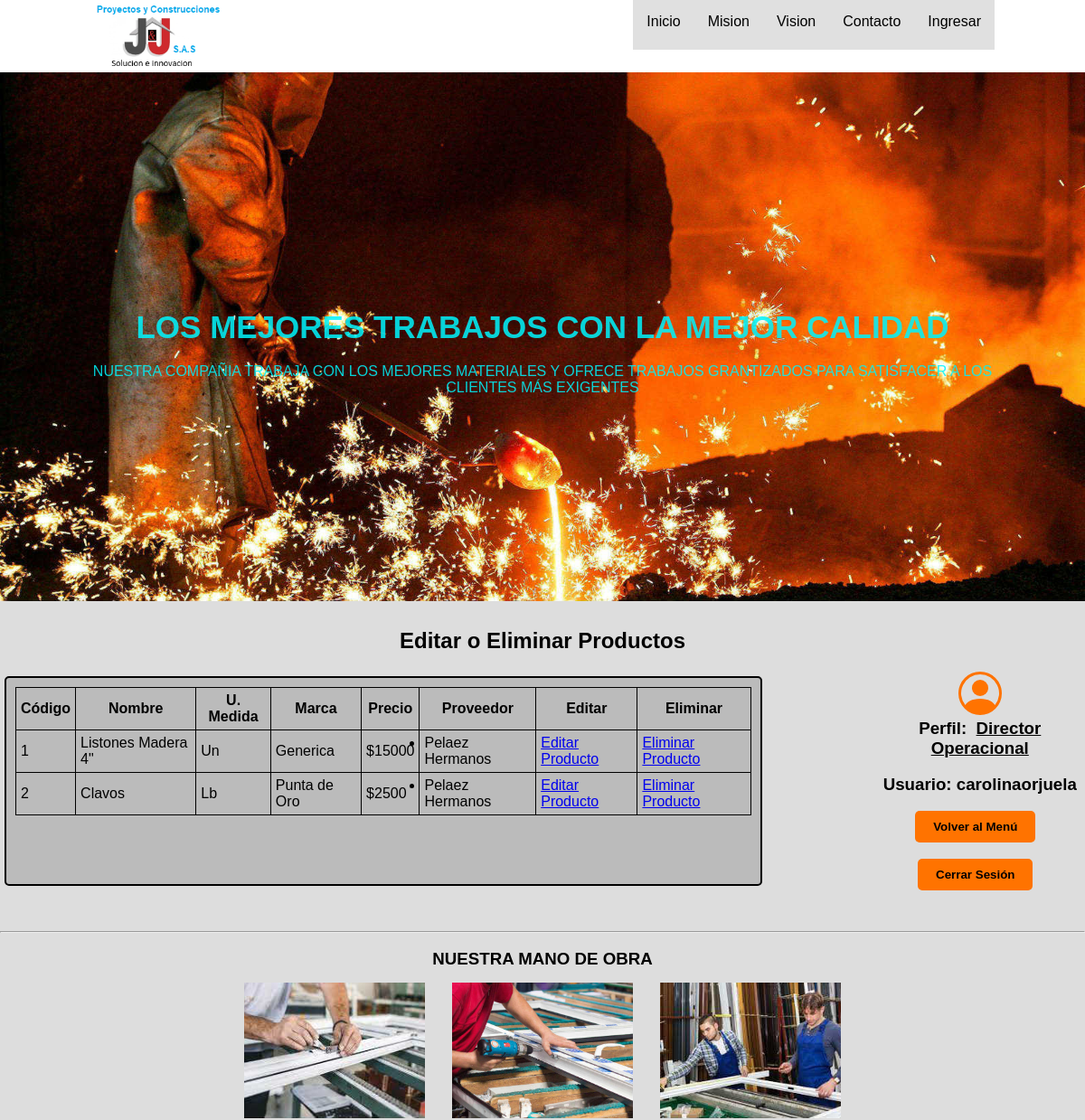
/operaciones/eliminarproducto (signed in, upper part), run on an earlier commit of the app's database.
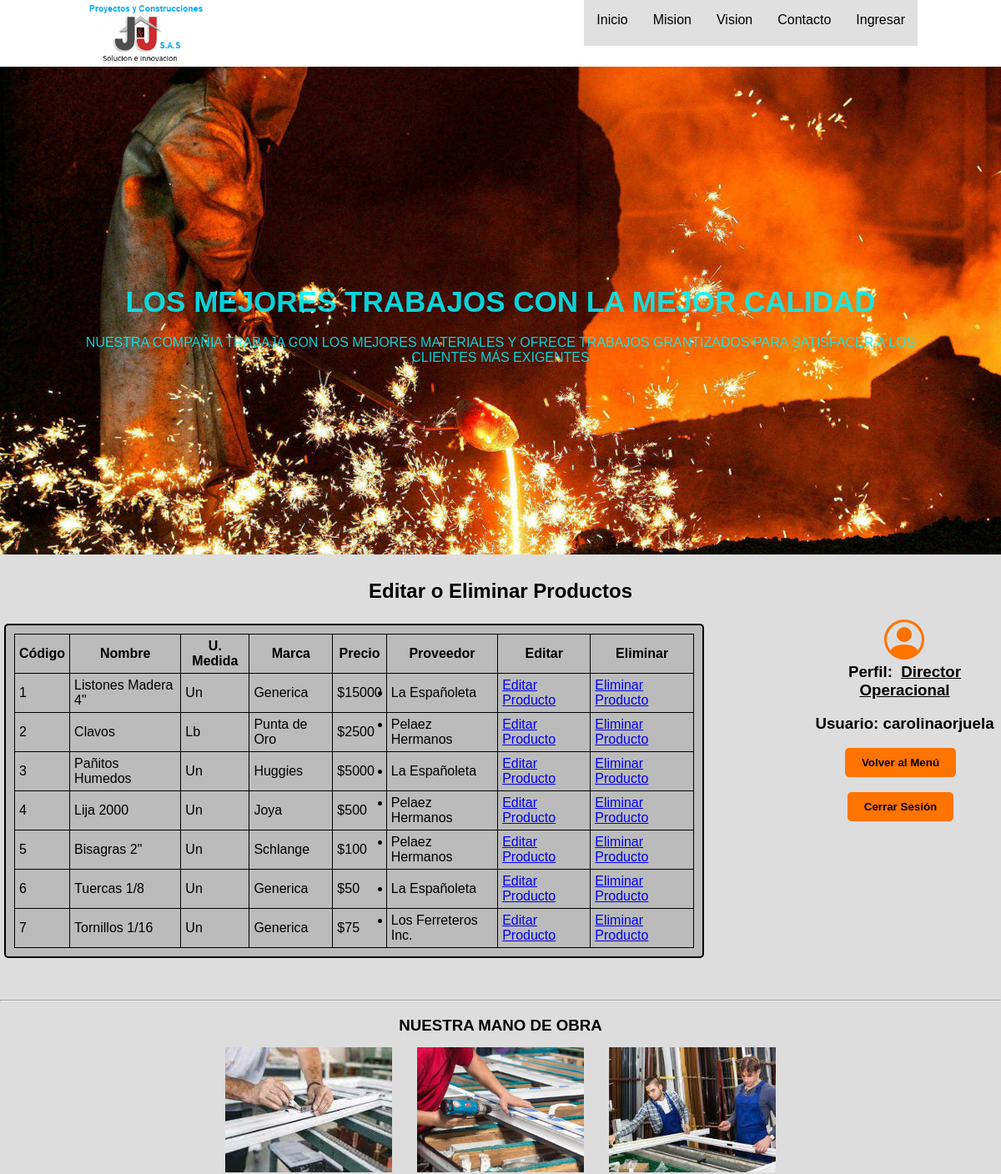
And on a later commit of the database.
### operaciones/models.py (models this page shows, shortened)
class Materia_prima (models.Model):
    codigo_producto = models.AutoField(primary_key=True)  # llave primaria
    nombre_producto = models.CharField(max_length=100)
    fecha_ingreso_materiaprima = models.DateTimeField(auto_now_add=True)
    unidades = [
        ("Un", "Unidad"), ("Lb", "Libras"), ("Kg", "Kilogramos"),
        ("In", "Pulgadas"), ("Cm", "Centimetros"), ("Mt", "Metros"),
        ("Pi", "Pies"), ("M2", "Metros Cuadrados"), ("M3", "Metros Cubicos"),
        ("Lt", "Litros"), ("Ml", "Mililitros"), ("Gl", "Galones"),
        ("1/16", "1/16 de Galón"), ("1/8", "1/8 de Galón"),
        ("1/4", "1/4 de Galón"), ("1/2", "1/2 Galón"),
    ]
    unidad_de_medida = models.CharField(
        max_length=15, choices=unidades, default="Un")
    precio_unitario = models.PositiveIntegerField()
    marca = models.CharField(max_length=100, null=True)
    Proveedores_cod_proveedor = ManyToManyField(Proveedores)
    def Proveedor(self):
        return ', '.join([Proveedores.nombre_proveedor for Proveedores in self.Proveedores_cod_proveedor.all()])
    Proveedor.short_description = "Proveedores"

class Proveedores(models.Model):
    codigo_proveedor = models.AutoField(primary_key=True)  # llave primaria
    nombre_proveedor = models.CharField(max_length=50)
    direccion_proveedor = models.CharField(max_length=100)
    barrio_proveedor = models.CharField(max_length=50)
    ciudad_proveedor = models.CharField(max_length=50)
    telefono_proveedor = models.PositiveBigIntegerField()
    website_proveedor = models.CharField(max_length=50)
    email = models.EmailField(default="ejemplo@ejemplo.com")
    credito = [
        ("Si", "Si Maneja Crédito"),
        ("No", "No Ofrece Crédito"),
    ]
    maneja_credito = models.CharField(
        max_length=20, choices=credito, default="No")
    def __str__(self):
        return f"{self.nombre_proveedor}"

### operaciones/views.py (the view)
# urls.py: path("eliminarproducto", views.eliminarproducto, name="eliminarproducto"),
@login_required(login_url="/inventarios/ingresar")
def eliminarproducto(request):
    listado = Materia_prima.objects.all()
    return render(request, "operaciones/eliminarproducto.html", {
        'listado': listado
    })

### operaciones/templates/operaciones/eliminarproducto.html (shortened to what this page needs)
{% extends "inventarios/layout.html" %}
{% block main %}
      <div class="centering">
            <h2>Editar o Eliminar Productos</h2>
      </div>
      <section id="bflex">
            <br>
            <div class="floatLeftTabla">
                  <table>
                        <tr>
                              <th><h4>Código</h4></th>
                              <th><h4>Nombre</h4></th>
                              <th><h4>U. Medida</h4></th>
                              <th><h4>Marca</h4></th>
                              <th><h4>Precio</h4></th>
                              <th><h4>Proveedor</h4></th>
                              <th><h4>Editar</h4></th>
                              <th><h4>Eliminar</h4></th>
                        </tr>
                  {% for producto in listado %}
                        <tr>
                              <td><p>{{ producto.codigo_producto }}</p></td>
                              <td><p>{{ producto.nombre_producto }}</p></td>
                              <td><p>{{ producto.unidad_de_medida }}</p></td>
                              <td><p>{{ producto.marca }}</p></td>
                              <td><p>${{ producto.precio_unitario }}</p></td>
                              <td>
                                    <ul>
                                          {% for proveedor in producto.Proveedores_cod_proveedor.all %}
                                                <li>{{ proveedor }}</li>
                                          {% endfor %}
                                    </ul>
                              </td>
                              <td><a href="{% url 'operaciones:editarproducto' producto.codigo_producto %}">Editar Producto</a></td>
                              <td><a href="{% url 'operaciones:borrarproducto' producto.codigo_producto %}">Eliminar Producto</a></td>
                        </tr>
                  {% endfor %}
                  </table>
            </div>
            <div class="floatRight">
                  <h3>Perfil:&nbsp;&nbsp;<u>{{ user.cargo_empleado }}</u></h3>
                  <br>
                  {% if user.is_authenticated %}
                        <h3>Usuario: {{ user.username }}</h3>
                  {% endif %}
                  <br>
                  <div class="centering logout">
                        <form action="{% url 'operaciones:redirecciongerente' %}" method="post">
                              <input autofocus type="submit" Value="Volver al Menú" class="logout" title="Volver al Menú {{ user.cargo_empleado }}">
                        </form>
                  </div>
                  <br>
                  <div class="centering logout">
                        <form action="{% url 'inventarios:salir' %}" method="post">
                              <input type="submit" value="Cerrar Sesión" class="logout" title="Cerrar Sesión {{ user.cargo_empleado }}">
                        </form>
                  </div>
            </div>
            <br><br>
      </section>
{% endblock %}

What changed in the data, as far as the page shows it:
changed Materia_prima "Listones Madera 4\"": loses Proveedores (nombre_proveedor "Pelaez Hermanos")
added Proveedores: nombre_proveedor "La Españoleta"
added Materia_prima: codigo_producto "3", nombre_producto "Pañitos Humedos", unidad_de_medida "Un", marca "Huggies", precio_unitario "5000"
added Materia_prima: codigo_producto "4", nombre_producto "Lija 2000", unidad_de_medida "Un", marca "Joya", precio_unitario "500", Proveedores (nombre_proveedor "Pelaez Hermanos")
added Materia_prima: codigo_producto "5", nombre_producto "Bisagras 2\"", unidad_de_medida "Un", marca "Schlange", precio_unitario "100", Proveedores (nombre_proveedor "Pelaez Hermanos")
added Materia_prima: codigo_producto "6", nombre_producto "Tuercas 1/8", unidad_de_medida "Un", marca "Generica", precio_unitario "50"
added Materia_prima: codigo_producto "7", nombre_producto "Tornillos 1/16", unidad_de_medida "Un", marca "Generica", precio_unitario "75"
added Proveedores: nombre_proveedor "Los Ferreteros Inc.", shown under "7"
